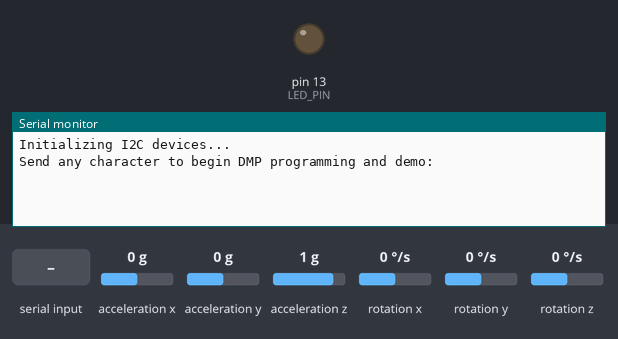
This sketch was run on a simulated Arduino Uno, built with avr-gcc and run on an emulated ATmega328P. Parts: output pins drawn as LEDs (lit = HIGH), the last lines printed to the serial monitor. The test bench sets the inputs (shaded band); at power-on: rotation z 0 °/s, acceleration x 0 g, acceleration y 0 g, acceleration z 1 g, rotation x 0 °/s, rotation y 0 °/s.

Above: at 0.9 s.
1.0 s: "1\n" received over Serial
At 2.3 s:
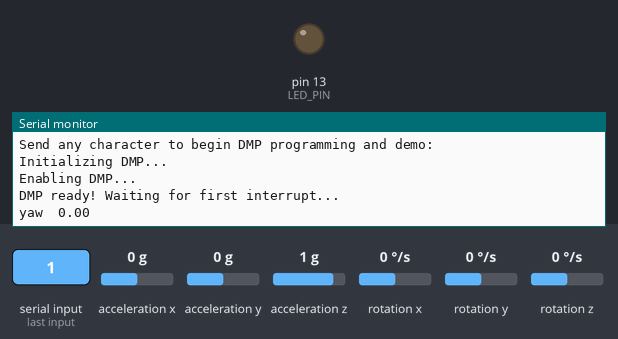
3.0 s: rotation z set to -192 °/s
At 4.0 s:
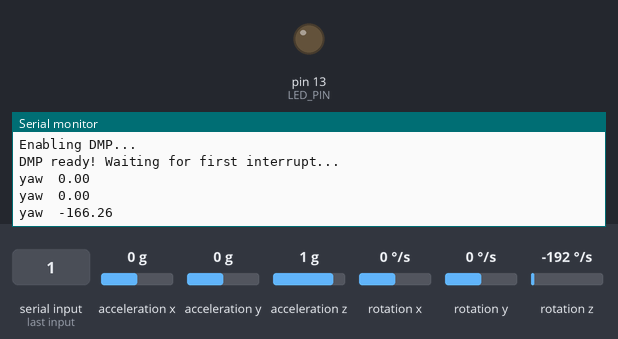
4.5 s: acceleration x set to -1.4 g
At 5.1 s:
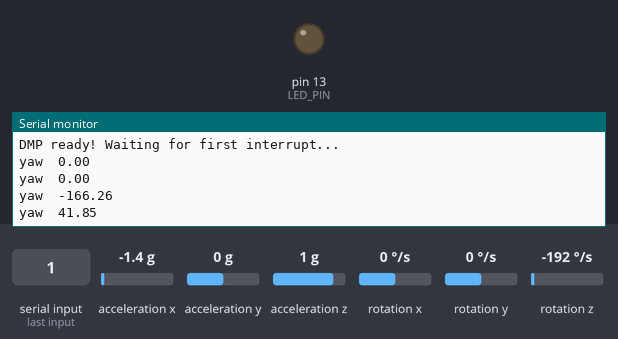
6.0 s: acceleration y set to -1.4 g
At 7.3 s:
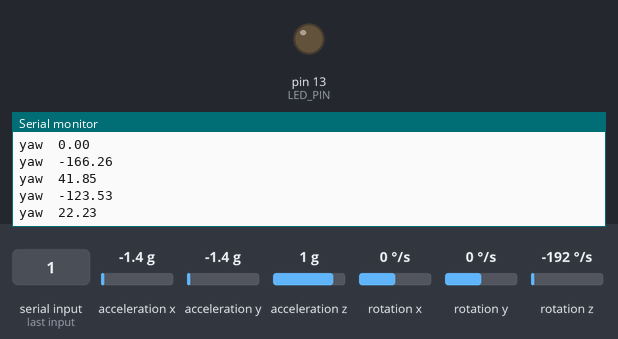
7.5 s: acceleration z set to -1.4 g
At 8.4 s:
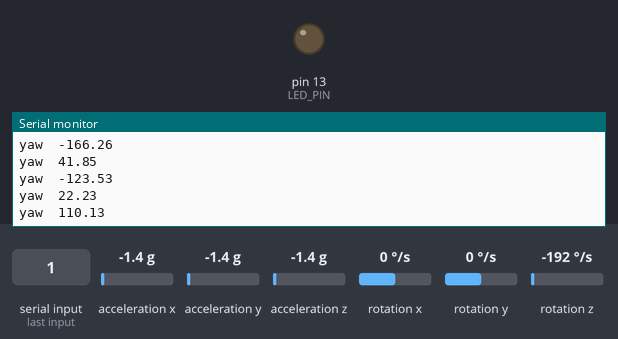
Timing chart, 0 to 10.0 s (numbered marks = the images above; inputs shaded):
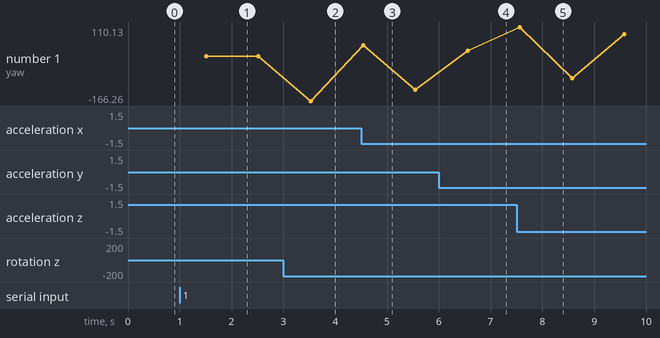

The sketch:

yaw_code.ino
```cpp
#include "I2Cdev.h"

#include "MPU6050_6Axis_MotionApps20.h"
//#include "MPU6050.h" // not necessary if using MotionApps include file

// Arduino Wire library is required if I2Cdev I2CDEV_ARDUINO_WIRE implementation
// is used in I2Cdev.h
#if I2CDEV_IMPLEMENTATION == I2CDEV_ARDUINO_WIRE
    #include "Wire.h"
#endif

// class default I2C address is 0x68
// specific I2C addresses may be passed as a parameter here
// AD0 low = 0x68 (default for SparkFun breakout and InvenSense evaluation board)
// AD0 high = 0x69
MPU6050 mpu;

#define LED_PIN 13 // (Arduino is 13, Teensy is 11, Teensy++ is 6)
bool blinkState = false;

// MPU control/status vars
bool dmpReady = false;  // set true if DMP init was successful
uint8_t mpuIntStatus;   // holds actual interrupt status byte from MPU
uint8_t devStatus;      // return status after each device operation (0 = success, !0 = error)
uint16_t packetSize;    // expected DMP packet size (default is 42 bytes)
uint16_t fifoCount;     // count of all bytes currently in FIFO
uint8_t fifoBuffer[64]; // FIFO storage buffer

// orientation/motion vars
Quaternion q;           // [w, x, y, z]         quaternion container
VectorInt16 aa;         // [x, y, z]            accel sensor measurements
VectorInt16 aaReal;     // [x, y, z]            gravity-free accel sensor measurements
VectorInt16 aaWorld;    // [x, y, z]            world-frame accel sensor measurements
VectorFloat gravity;    // [x, y, z]            gravity vector
float euler[3];         // [psi, theta, phi]    Euler angle container
float ypr[3];           // [yaw, pitch, roll]   yaw/pitch/roll container and gravity vector

// packet structure for InvenSense teapot demo
uint8_t teapotPacket[14] = { '$', 0x02, 0,0, 0,0, 0,0, 0,0, 0x00, 0x00, '\r', '\n' };

void setup() {
    // join I2C bus (I2Cdev library doesn't do this automatically)
    #if I2CDEV_IMPLEMENTATION == I2CDEV_ARDUINO_WIRE
        Wire.begin();
        Wire.setClock(400000); // 400kHz I2C clock. Comment this line if having compilation difficulties
    #elif I2CDEV_IMPLEMENTATION == I2CDEV_BUILTIN_FASTWIRE
        Fastwire::setup(400, true);
    #endif

    // initialize serial communication
    // (115200 chosen because it is required for Teapot Demo output, but it's
    // really up to you depending on your project)
    Serial.begin(115200);
    while (!Serial); // wait for Leonardo enumeration, others continue immediately

    // initialize device
    Serial.println(F("Initializing I2C devices..."));
    mpu.initialize();

    // wait for ready
    Serial.println(F("\nSend any character to begin DMP programming and demo: "));
    while (Serial.available() && Serial.read()); // empty buffer
    while (!Serial.available());                 // wait for data
    while (Serial.available() && Serial.read()); // empty buffer again

    // load and configure the DMP
    Serial.println(F("Initializing DMP..."));
    devStatus = mpu.dmpInitialize();

    // supply your own gyro offsets here, scaled for min sensitivity
    mpu.setXGyroOffset(220);
    mpu.setYGyroOffset(76);
    mpu.setZGyroOffset(-85);
    mpu.setZAccelOffset(1788); // 1688 factory default for my test chip

    // make sure it worked (returns 0 if so)
    if (devStatus == 0) {
        // Calibration Time: generate offsets and calibrate our MPU6050
        mpu.CalibrateAccel(6);
        mpu.CalibrateGyro(6);
        mpu.PrintActiveOffsets();
        // turn on the DMP, now that it's ready
        Serial.println(F("Enabling DMP..."));
        mpu.setDMPEnabled(true);

        // set our DMP Ready flag so the main loop() function knows it's okay to use it
        Serial.println(F("DMP ready! Waiting for first interrupt..."));
        dmpReady = true;

        // get expected DMP packet size for later comparison
        packetSize = mpu.dmpGetFIFOPacketSize();
    } else {
        // ERROR!
        // 1 = initial memory load failed
        // 2 = DMP configuration updates failed
        // (if it's going to break, usually the code will be 1)
        Serial.print(F("DMP Initialization failed (code "));
        Serial.print(devStatus);
        Serial.println(F(")"));
    }

    // configure LED for output
    pinMode(LED_PIN, OUTPUT);
}


float getYaw() {
    float yaw;
    // if programming failed, don't try to do anything
    if (!dmpReady) return;
    // read a packet from FIFO
    if (mpu.dmpGetCurrentFIFOPacket(fifoBuffer)) { // Get the Latest packet
        // display Euler angles in degrees
        mpu.dmpGetQuaternion(&q, fifoBuffer);
        mpu.dmpGetGravity(&gravity, &q);
        mpu.dmpGetYawPitchRoll(ypr, &q, &gravity);
        Serial.print("yaw\t");
        yaw = ypr[0] * 180/M_PI;
        Serial.println(yaw);
    }
    return yaw;
}

void loop() {
    getYaw();
    delay(1000);
}
```

Measured:
- after the input at 1.0 s, the serial monitor: prints a new line at once (image 1)
- after the input at 3.0 s, the serial monitor: prints a new line after 0.53 s (image 2)
- after the input at 4.5 s, the serial monitor: prints a new line at once (image 3)
- after the input at 6.0 s, the serial monitor: prints a new line after 0.56 s (image 4)
- after the input at 7.5 s, the serial monitor: prints a new line after 0.06 s (image 5)
- plotted number 1: 0 → -166.26 after the input at 3.0 s, -166.26 → -123.53 after the input at 4.5 s, -123.53 → 22.23 after the input at 6.0 s, 22.23 → 82.27 after the input at 7.5 s
